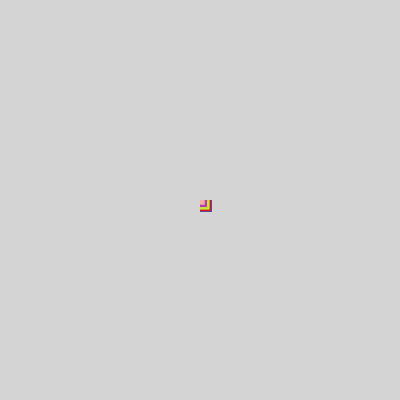
Frame 1 (no input)
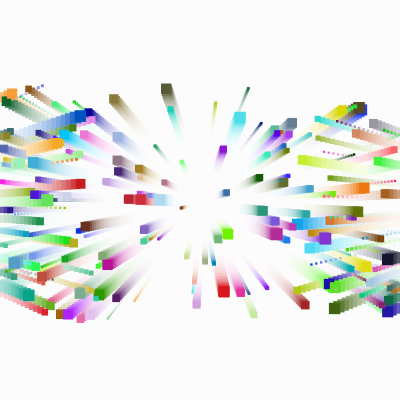
Frame 60 (the mouse pressed at the canvas centre just before this capture)
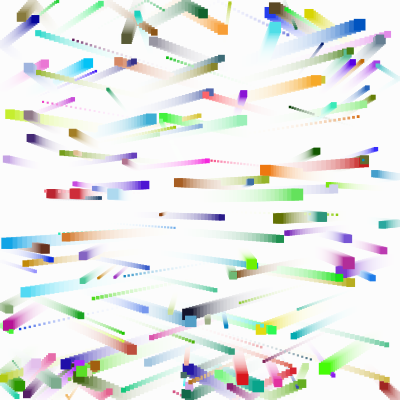
Frame 120 (the mouse held since frame 60 and released just before this capture)

The Processing sketch that drew these frames (run headless with seeded random() and noise(); from frame 60 on, the mouse is pressed at the canvas centre):

// Processing sketch: code1107
// ── code1107.pde
// Collision Dectection and Timeout 
int shapes = 200;
float[]speedX = new float[shapes];
float[]speedY = new float[shapes];
float[]x = new float[shapes];
float[]y = new float[shapes];
float[]w = new float[shapes];
float[]h = new float[shapes];
color[]colors = new color[shapes];
int timeLimit = 15;

void setup(){
  size(400, 400);
  frameRate(30);
  noStroke();
  // fill arrays will random values
  for (int i=0; i<shapes; i++){
    x[i]=width/2;
    y[i]=height/2;
    w[i]=random(2, 12);
    h[i]=w[i];
    colors[i]=color(random(255), random(255), random(255));
    speedX[i] = random(-5, 5);
    speedY[i] = random(-2, 2);
  }
}

void draw(){
  fill(255, 40);
  rect(0,0,width, height);
  for (int i=0; i<shapes; i++){
    fill(colors[i]);
    rect(x[i], y[i], w[i], h[i]);
    x[i]+=speedX[i];
    y[i]+=speedY[i];

    // check display window edge collisions
    if (x[i] > width-w[i]){
      x[i] = width-w[i];
      speedX[i]*=-1;
    } 
    else if (x[i] < 0){
      x[i] = 0;
      speedX[i]*=-1;
    } 
    else if (y[i] > height-h[i]){
      y[i] = height-h[i];
      speedY[i]*=-1;
    } 
    else if (y[i] < 0){
      y[i] = 0;
      speedY[i]*=-1;
    }
  }

  // stop draw when timelimit reached
  if (millis() >= timeLimit*1000){
    noLoop();
  }
}
